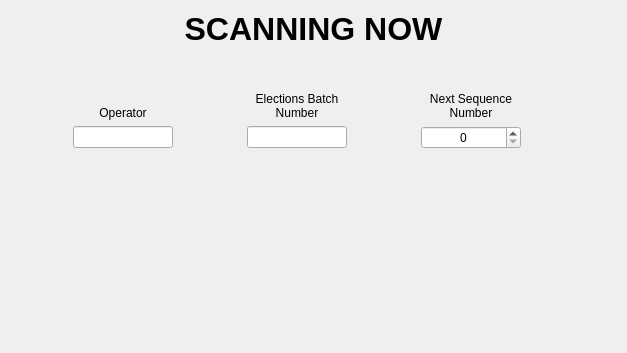
<?xml version="1.0" encoding="UTF-8"?>
<ui version="4.0">
 <class>Form</class>
 <widget class="QWidget" name="Form">
  <property name="geometry">
   <rect>
    <x>0</x>
    <y>0</y>
    <width>627</width>
    <height>353</height>
   </rect>
  </property>
  <property name="windowTitle">
   <string>Form</string>
  </property>
  <layout class="QVBoxLayout" name="verticalLayout">
   <item>
    <widget class="QLabel" name="titleLBL">
     <property name="font">
      <font>
       <pointsize>24</pointsize>
       <weight>75</weight>
       <bold>true</bold>
      </font>
     </property>
     <property name="text">
      <string>SCANNING NOW</string>
     </property>
     <property name="alignment">
      <set>Qt::AlignCenter</set>
     </property>
    </widget>
   </item>
   <item>
    <layout class="QVBoxLayout" name="verticalLayout_6">
     <item>
      <spacer name="verticalSpacer">
       <property name="orientation">
        <enum>Qt::Vertical</enum>
       </property>
       <property name="sizeHint" stdset="0">
        <size>
         <width>20</width>
         <height>40</height>
        </size>
       </property>
      </spacer>
     </item>
     <item>
      <layout class="QGridLayout" name="gridLayout">
       <property name="leftMargin">
        <number>0</number>
       </property>
       <property name="rightMargin">
        <number>30</number>
       </property>
       <property name="horizontalSpacing">
        <number>12</number>
       </property>
       <item row="0" column="2">
        <widget class="QLabel" name="label_3">
         <property name="styleSheet">
          <string notr="true">font: 18pt &quot;.SF NS Text&quot;;</string>
         </property>
         <property name="text">
          <string>Next Sequence
Number</string>
         </property>
         <property name="alignment">
          <set>Qt::AlignCenter</set>
         </property>
        </widget>
       </item>
       <item row="0" column="1">
        <widget class="QLabel" name="label_2">
         <property name="styleSheet">
          <string notr="true">font: 18pt &quot;.SF NS Text&quot;;</string>
         </property>
         <property name="text">
          <string>Elections Batch
Number</string>
         </property>
         <property name="alignment">
          <set>Qt::AlignCenter</set>
         </property>
        </widget>
       </item>
       <item row="0" column="0">
        <widget class="QLabel" name="operatorLB">
         <property name="styleSheet">
          <string notr="true">font: 18pt &quot;.SF NS Text&quot;;</string>
         </property>
         <property name="text">
          <string>Operator</string>
         </property>
         <property name="alignment">
          <set>Qt::AlignBottom|Qt::AlignHCenter</set>
         </property>
        </widget>
       </item>
       <item row="1" column="1">
        <widget class="QLineEdit" name="elections_batch_numLE">
         <property name="maximumSize">
          <size>
           <width>100</width>
           <height>16777215</height>
          </size>
         </property>
         <property name="maxLength">
          <number>6</number>
         </property>
         <property name="alignment">
          <set>Qt::AlignCenter</set>
         </property>
        </widget>
       </item>
       <item row="1" column="0">
        <widget class="QLineEdit" name="operatorLE">
         <property name="maximumSize">
          <size>
           <width>100</width>
           <height>16777215</height>
          </size>
         </property>
         <property name="alignment">
          <set>Qt::AlignCenter</set>
         </property>
        </widget>
       </item>
       <item row="1" column="2">
        <widget class="QSpinBox" name="next_seq_numSB">
         <property name="maximumSize">
          <size>
           <width>100</width>
           <height>16777215</height>
          </size>
         </property>
         <property name="alignment">
          <set>Qt::AlignCenter</set>
         </property>
         <property name="maximum">
          <number>1000</number>
         </property>
        </widget>
       </item>
      </layout>
     </item>
     <item>
      <spacer name="verticalSpacer_13">
       <property name="orientation">
        <enum>Qt::Vertical</enum>
       </property>
       <property name="sizeHint" stdset="0">
        <size>
         <width>20</width>
         <height>40</height>
        </size>
       </property>
      </spacer>
     </item>
     <item>
      <spacer name="verticalSpacer_14">
       <property name="orientation">
        <enum>Qt::Vertical</enum>
       </property>
       <property name="sizeHint" stdset="0">
        <size>
         <width>20</width>
         <height>40</height>
        </size>
       </property>
      </spacer>
     </item>
     <item>
      <spacer name="verticalSpacer_3">
       <property name="orientation">
        <enum>Qt::Vertical</enum>
       </property>
       <property name="sizeHint" stdset="0">
        <size>
         <width>20</width>
         <height>40</height>
        </size>
       </property>
      </spacer>
     </item>
     <item>
      <spacer name="verticalSpacer_2">
       <property name="orientation">
        <enum>Qt::Vertical</enum>
       </property>
       <property name="sizeHint" stdset="0">
        <size>
         <width>20</width>
         <height>40</height>
        </size>
       </property>
      </spacer>
     </item>
     <item>
      <spacer name="verticalSpacer_11">
       <property name="orientation">
        <enum>Qt::Vertical</enum>
       </property>
       <property name="sizeHint" stdset="0">
        <size>
         <width>20</width>
         <height>40</height>
        </size>
       </property>
      </spacer>
     </item>
    </layout>
   </item>
  </layout>
 </widget>
 <tabstops>
  <tabstop>operatorLE</tabstop>
  <tabstop>elections_batch_numLE</tabstop>
  <tabstop>next_seq_numSB</tabstop>
 </tabstops>
 <resources/>
 <connections/>
</ui>
